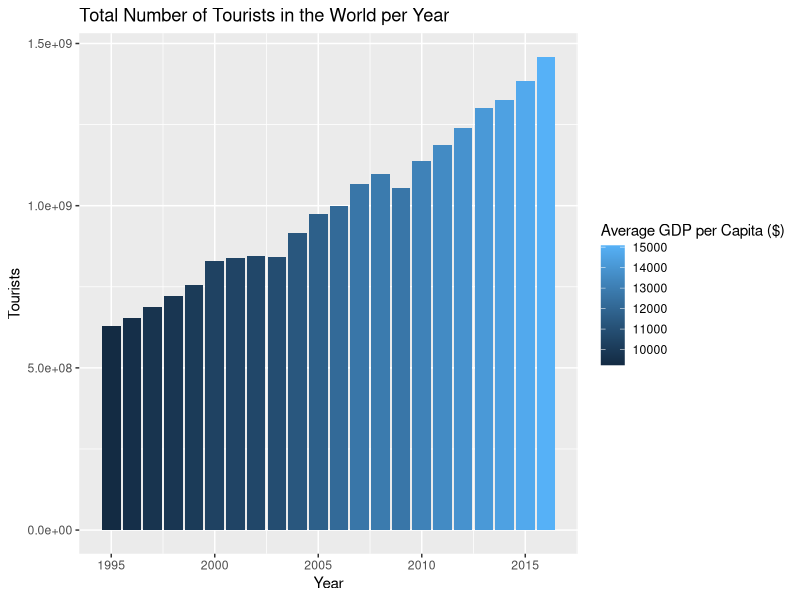

Source code (R):
#Chart 3
## This chart attempts to understand the relationship between 
## the total number of tourists in the world per year and
## the average GDP per Capita. In this chart, we are able to
## understand that there is a huge increase in both number of
## tourists and average GDP per Capita in the world. 

#Load libraries
library("dplyr")
library("ggplot2")

#Load data
tourists_vs_gdp <- read.csv("./data/tourists-vs-gdp.csv",
                            stringsAsFactors = FALSE)

#Narrowing data down to "World" data 1995-2016
world_tourists_vs_gdp <- tourists_vs_gdp %>%
  filter(Entity == "World") %>%
  slice(6:27) %>%
  select(-Entity) %>%
  select(-Code) %>%
  select(-X)

#Creating plot 
chart_3 <- ggplot(data = world_tourists_vs_gdp) +
  geom_col(mapping = aes(x = Year, y = Tourists,
                         fill = GDP.per.capita)) +
  labs(title = "Total Number of Tourists in the World per Year",
       fill = "Average GDP per Capita ($)")

chart_3
